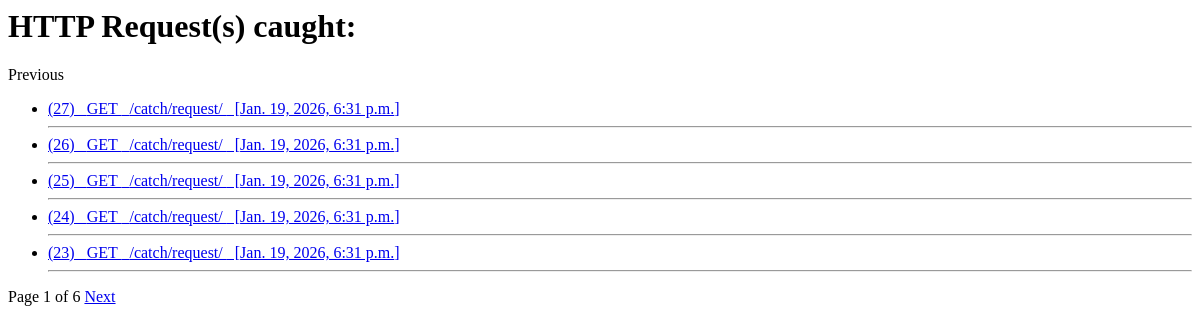
/catch/allrequests/, run on an earlier commit of the app's database.
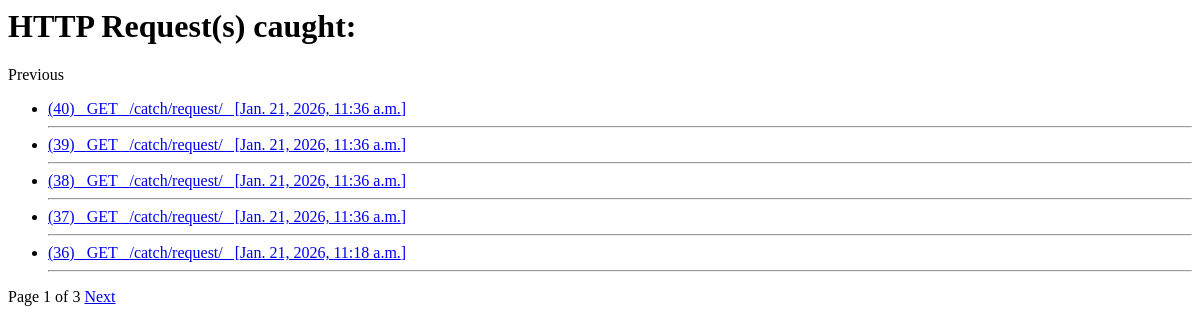
And on a later commit of the database.
### webhooks/models.py (models this page shows, shortened)
class HttpRequest(models.Model):
    timestamp = models.DateTimeField("Request Date and Time")
    http_method = models.CharField(max_length=200)
    path = models.CharField(max_length=200)
    headers = models.TextField()
    request_body = models.TextField()

### webhooks/views.py (the view)
# urls.py: path('allrequests/', views.viewRequests),
def viewRequests(request):
    allrecords = HttpRequest.objects.all().order_by("-timestamp")
    paginator = Paginator(allrecords, 5)
    page_number = request.GET.get('page')
    page_obj = paginator.get_page(page_number)
    return render(request, "index.html", {"page_obj": page_obj, "records": page_obj.object_list})

### webhooks/templates/index.html
<h1>HTTP Request(s) caught:</h1>
<div class = "pagination">
    {% if page_obj.has_previous %}
        <a href= "?page={{ page_obj.previous_page_number }}">Previous</a>
    {% else %}
        Previous
    {% endif %}
    <ul>
        {% for req in records %}
            <li>
                <a href="{% url 'getRequest' req.id %}">({{ req.id }}) &nbsp {{req.http_method}} &nbsp {{ req.path }} &nbsp [{{ req.timestamp }}]</a>
            </li>
            <hr>
        {% empty %}
            <li>No requests captured yet.</li>
        {% endfor %}
    </ul>
    <span>Page {{ page_obj.number }} of {{page_obj.paginator.num_pages }}</span>
    {% if page_obj.has_next %}
        <a href = "?page={{ page_obj.next_page_number }}">Next</a>
    {% endif %}
</div>

What changed in the data, as far as the page shows it:
removed HttpRequest: id "27", http_method "GET", path "/catch/request/", timestamp "Jan. 19, 2026, 6:31 p.m."
removed HttpRequest: id "26", http_method "GET", path "/catch/request/", timestamp "Jan. 19, 2026, 6:31 p.m."
removed HttpRequest: id "25", http_method "GET", path "/catch/request/", timestamp "Jan. 19, 2026, 6:31 p.m."
removed HttpRequest: id "24", http_method "GET", path "/catch/request/", timestamp "Jan. 19, 2026, 6:31 p.m."
removed HttpRequest: id "23", http_method "GET", path "/catch/request/", timestamp "Jan. 19, 2026, 6:31 p.m."
added HttpRequest: id "40", http_method "GET", path "/catch/request/", timestamp "Jan. 21, 2026, 11:36 a.m."
added HttpRequest: id "39", http_method "GET", path "/catch/request/", timestamp "Jan. 21, 2026, 11:36 a.m."
added HttpRequest: id "38", http_method "GET", path "/catch/request/", timestamp "Jan. 21, 2026, 11:36 a.m."
added HttpRequest: id "37", http_method "GET", path "/catch/request/", timestamp "Jan. 21, 2026, 11:36 a.m."
added HttpRequest: id "36", http_method "GET", path "/catch/request/", timestamp "Jan. 21, 2026, 11:18 a.m."
Also different on the page:
{{ page_obj.paginator.num_pages }}: "6" → "3"
